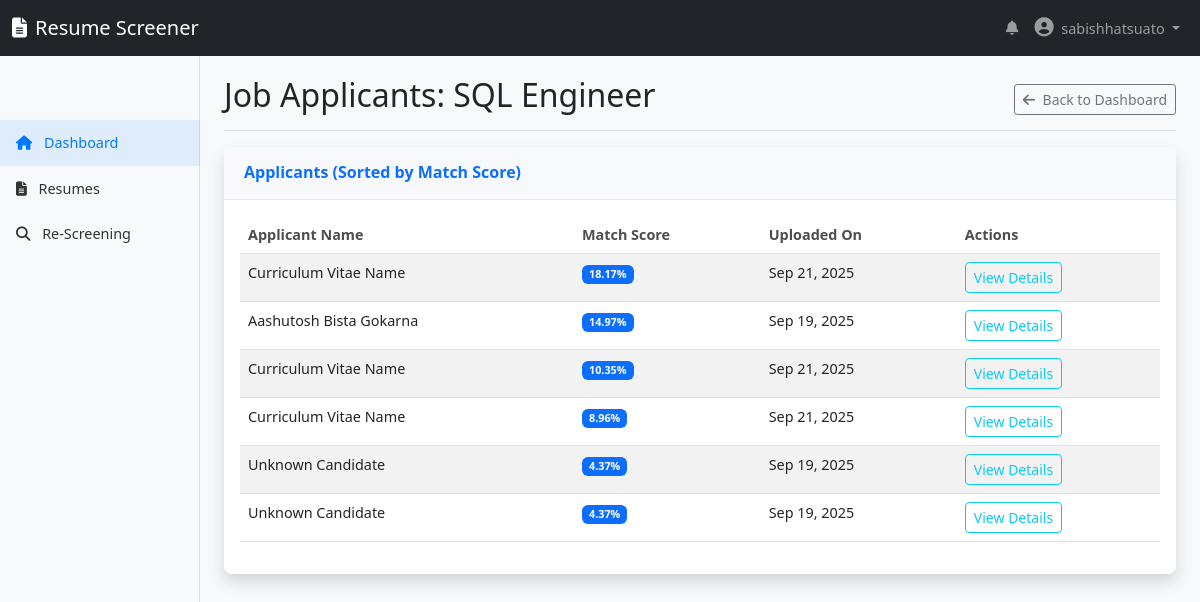
The page /jobs/job_details/3/ (signed in) on the database its author committed.
### accounts/models.py (models this page shows, shortened)
class CustomUser(AbstractUser):
    role = models.CharField(max_length = 20, choices= role_choices, default = 'recruiter')
    profile_pictures = models.ImageField(upload_to = "profile_pics/", blank = True, null = True)
    bio = models.TextField(max_length = 200, blank = True)

### jobs/models.py (models this page shows, shortened)
class Job(models.Model):
    created_by = models.ForeignKey(settings.AUTH_USER_MODEL,on_delete= models.CASCADE, related_name= 'jobs')
    title = models.CharField(max_length=100)
    description = models.TextField()  #not null in form and database
    requirements = models.TextField(blank=True, null=True)
    location = models.CharField(max_length=100, blank=True, null=True)
    choices_emp_type = [("FT",'Full-Time'),('PT','Part-Time'),('CT','Cotract')]
    employment_type = models.CharField(max_length= 50, choices= choices_emp_type, default="FT")
    salary_range = models.CharField(max_length=200, blank=True, null=True)
    is_active = models.BooleanField(default=True)
    created_at = models.DateTimeField(auto_now_add=True)
    updated_at = models.DateTimeField(auto_now= True)

### resumes/models.py (models this page shows, shortened)
class Resumes(models.Model):
    uploaded_by = models.ForeignKey(settings.AUTH_USER_MODEL, on_delete=models.CASCADE, related_name= 'resumes')
    resume_files = models.FileField(upload_to= "resume/")
    job = models.ForeignKey(Job, on_delete = models.SET_NULL,  null = True, blank = True, related_name='job_resumes')
    parsed_text = models.TextField(blank = True, null = True)
    candidate_name = models.CharField(max_length= 50, blank=True, null= True)
    email = models.EmailField(blank=True, null = True)
    skill = models.TextField(blank= True, null= True )
    phone = models.CharField(max_length= 50, blank=True, null= True)
    work_experience = models.TextField(blank=True, null=True)
    education = models.TextField(blank=True, null=True)
    uploaded_at = models.DateTimeField(auto_now_add=True)
    updated_at = models.DateTimeField(auto_now = True)
    ats_score = models.FloatField(blank=True, null= True)
    match_score = models.FloatField(blank=True, null= True)

### jobs/views.py (the view)
# urls.py: path('job_details/<int:job_id>/', job_veiws.job_details, name = 'job_details'),
@login_required
def job_details(request, job_id):
    job = get_object_or_404(Job, id = job_id)
    resumes = Resumes.objects.filter(job = job).order_by('-match_score')
    context = {
        'job' : job,
        'resumes' : resumes
    }
    return render(request, 'jobs/job_details.html', context)

### templates/jobs/job_details.html (shortened to what this page needs)
{% extends 'base/base.html' %}
{% load static %}
{% block content %}
    <div class="container-fluid">
        <div class="row">
            <main class="col-md-9 ms-sm-auto col-lg-10 px-md-4">
                <div class="d-flex justify-content-between flex-wrap flex-md-nowrap align-items-center pt-3 pb-2 mb-3 border-bottom">
                    <h1 class="h2">Job Applicants: {{ job.title }}</h1>
                    <div class="btn-toolbar mb-2 mb-md-0">
                        <a href="{% url 'accounts:dashboard' %}" class="btn btn-sm btn-outline-secondary">
                            <i class="fas fa-arrow-left me-1"></i> Back to Dashboard
                        </a>
                    </div>
                </div>
                <div class="row">
                    <div class="col-md-12">
                        <div class="card shadow mb-4">
                            <div class="card-header py-3">
                                <h6 class="m-0 font-weight-bold text-primary">Applicants (Sorted by Match Score)</h6>
                            </div>
                            <div class="card-body">
                                {% if resumes %}
                                <div class="table-responsive">
                                    <table class="table table-striped table-hover">
                                        <thead>
                                            <tr>
                                                <th>Applicant Name</th>
                                                <th>Match Score</th>
                                                <th>Uploaded On</th>
                                                <th>Actions</th>
                                            </tr>
                                        </thead>
                                        <tbody>
                                            {% for resume in resumes %}
                                            <tr>
                                                <td>{{ resume.candidate_name|default:"N/A" }}</td>
                                                <td><span class="badge bg-primary">{{ resume.match_score|floatformat:"2" }}%</span></td>
                                                <td>{{ resume.uploaded_at|date:"M d, Y" }}</td>
                                                <td>
                                                    <a href="{% url 'resumes:resume_details' resume.id %}" class="btn btn-sm btn-outline-info">View Details</a>
                                                </td>
                                            </tr>
                                            {% endfor %}
                                        </tbody>
                                    </table>
                                </div>
                                {% else %}
                                <p class="text-center text-muted">No resumes have been uploaded for this job yet.</p>
                                {% endif %}
                            </div>
                        </div>
                    </div>
                </div>
            </main>
        </div>
    </div>
{% endblock %}

### templates/base/header.html (shortened to what this page needs)
{% load static %}
<!DOCTYPE html>
<html lang="en">
<head>
    <link href="https://cdn.jsdelivr.net/npm/bootstrap@5.3.0/dist/css/bootstrap.min.css" rel="stylesheet">
    <link rel="stylesheet" href="https://cdnjs.cloudflare.com/ajax/libs/font-awesome/6.4.0/css/all.min.css">
    <link rel="stylesheet" href="{% static 'accounts/dashboard-style.css'%}">
</head>
<body>
    <header class="dashboard-header">
        <nav class="navbar navbar-expand-lg navbar-dark bg-dark">
            <div class="container-fluid">
                <a class="navbar-brand" href="{% url 'accounts:dashboard' %}">
                    <i class="fas fa-file-alt me-2"></i>Resume Screener
                </a>
                <div class="collapse navbar-collapse" id="navbarNav">
                    <ul class="navbar-nav ms-auto">
                        <li class="nav-item">
                            <a class="nav-link" href="#"><i class="fas fa-bell"></i></a>
                        </li>
                        <li class="nav-item dropdown">
                            <a class="nav-link dropdown-toggle" href="#" id="navbarDropdown" role="button" data-bs-toggle="dropdown">
                                <i class="fas fa-user-circle me-1"></i> {{ user.username }}
                            </a>
                        </li>
                    </ul>
                </div>
            </div>
        </nav>
    </header>

### static/accounts/dashboard-style.css (style rules this page uses)
body { font-size: 0.9rem; background-color: #f8f9fa; padding-top: 60px; }
main { margin-top: 56px; padding-bottom: 20px; }
.card { border-radius: 0.5rem; border: none; box-shadow: 0 0.15rem 1.75rem 0 rgba(58, 59, 69, 0.15); }
.card-header { background-color: #f8f9fc; border-bottom: 1px solid #e3e6f0; padding: 0.75rem 1.25rem; }
.dashboard-header { position: fixed; top: 0; width: 100%; z-index: 1000; }
.fa-user-circle { font-size: 1.2rem; }
.btn-toolbar .btn-sm { padding: 0.25rem 0.5rem; font-size: 0.875rem; border-radius: 0.2rem; }
.table th { border-top: none; font-weight: 600; color: #4e4e4e; }
.font-weight-bold { font-weight: 700 !important; }

### rows shown on the page
CustomUser: username "sabishhatsuato"
Job: title "SQL Engineer"
Resumes: candidate_name "Curriculum Vitae Name", match_score "18.17", uploaded_at "Sep 21, 2025"
Resumes: candidate_name "Aashutosh Bista Gokarna", match_score "14.97", uploaded_at "Sep 19, 2025"
Resumes: candidate_name "Curriculum Vitae Name", match_score "10.35", uploaded_at "Sep 21, 2025"
Resumes: candidate_name "Curriculum Vitae Name", match_score "8.96", uploaded_at "Sep 21, 2025"
Resumes: candidate_name "Unknown Candidate", match_score "4.37", uploaded_at "Sep 19, 2025"
Resumes: candidate_name "Unknown Candidate", match_score "4.37", uploaded_at "Sep 19, 2025"
